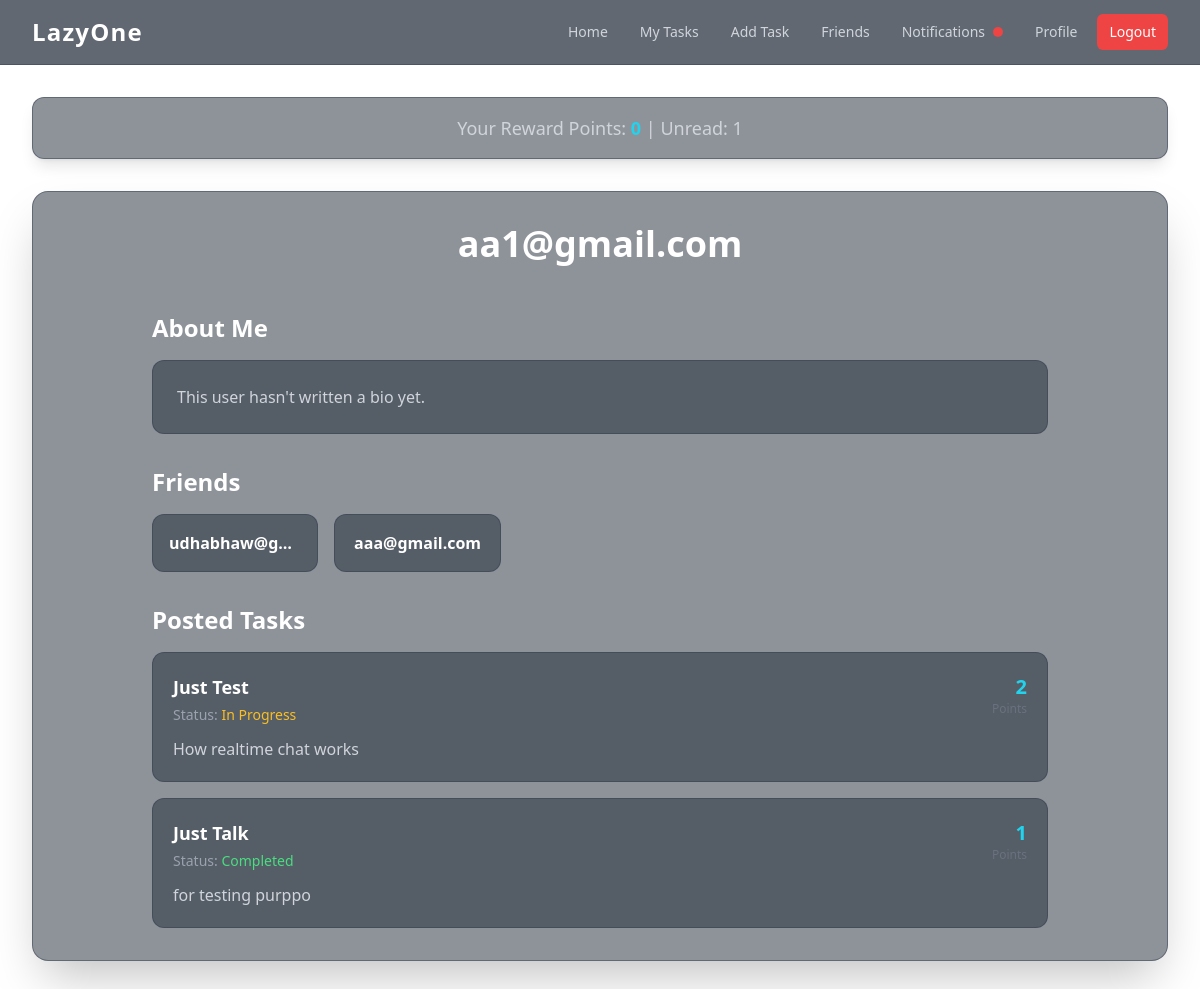
Screenshot of /user/7/ (signed in) with the database file from the repository.
### basic/models.py (models this page shows, shortened)
class UserProfile(models.Model):
    user = models.OneToOneField(User, on_delete=models.CASCADE)
    bio = models.CharField(max_length=300,blank=True)
    first_name = models.CharField(max_length=50, blank=True)
    last_name = models.CharField(max_length=50, blank=True)
    college = models.CharField(max_length=100, blank=True)
    room_no = models.CharField(max_length=20, blank=True)
    major = models.CharField(max_length=100, blank=True)
    hostel = models.CharField(max_length=100, blank=True)
    roll_no = models.CharField(max_length=100, blank=True)
    batch = models.IntegerField(default=2029)
    friends = models.ManyToManyField('self', blank=True)
    rewards = models.IntegerField(default=1500)
    phone_number = models.CharField(max_length=20, blank=True)
    is_phone_verified = models.BooleanField(default=False)
    instagram_username = models.CharField(max_length=100, blank=True)
    is_instagram_verified = models.BooleanField(default=False)
    firebase_uid = models.CharField(max_length=128, blank=True, null=True, unique=True)

class Task(models.Model):
    title = models.CharField(max_length=200)
    description = models.TextField()
    reward = models.PositiveIntegerField()
    posted_by = models.ForeignKey(User, on_delete=models.CASCADE, related_name='posted_tasks')
    created_at = models.DateTimeField(auto_now_add=True)
    is_taken = models.BooleanField(default=False)
    taken_by = models.ForeignKey(User, on_delete=models.SET_NULL, null=True, blank=True, related_name='taken_tasks')
    is_completed = models.BooleanField(default=False)

### basic/views/profile.py (the view)
# urls.py: path('user/<int:user_id>/', user_profile_view, name='user_profile'),
@login_required(login_url='/login/')
def user_profile_view(request, user_id):
    viewed_user = get_object_or_404(User, id=user_id)
    viewed_profile = get_object_or_404(UserProfile, user=viewed_user)
    posted_tasks = Task.objects.filter(posted_by=viewed_user).order_by('-created_at')
    user_friends = viewed_profile.friends.all()
    context = {
        'viewed_profile': viewed_profile,
        'posted_tasks': posted_tasks,
        'user_friends': user_friends
    }
    return render(request, 'user_profile.html', context)

### basic/context_processors.py (called while the page is built)
def firebase_keys(request):
    return {
        'FIREBASE_API_KEY': settings.FIREBASE_API_KEY,
        'FIREBASE_AUTH_DOMAIN': settings.FIREBASE_AUTH_DOMAIN,
        'FIREBASE_PROJECT_ID': settings.FIREBASE_PROJECT_ID,
        'FIREBASE_STORAGE_BUCKET': settings.FIREBASE_STORAGE_BUCKET,
        'FIREBASE_MESSAGING_SENDER_ID': settings.FIREBASE_MESSAGING_SENDER_ID,
        'FIREBASE_APP_ID': settings.FIREBASE_APP_ID,
    }

def unread_notifications_count(request):
    if request.user.is_authenticated:
        count = request.user.notifications.filter(is_read=False).count()
        return {'unread_notifications_count': count}
    return {'unread_notifications_count': 0}

### basic/templates/user_profile.html (shortened to what this page needs)
{% extends 'base.html' %}
{% block content %}
<div class="max-w-4xl mx-auto">
    <div class="text-center mb-12">
        <h1 class="text-4xl font-bold text-white">{{ viewed_profile.user.username }}</h1>
    </div>
    <div class="space-y-8">
        <div>
            <h2 class="text-2xl font-bold text-white mb-4">About Me</h2>
            <div class="bg-gray-800/50 border border-gray-700/50 rounded-xl p-6">
                <p class="text-gray-300">{{ viewed_profile.bio|default:"This user hasn't written a bio yet." }}</p>
            </div>
        </div>
        <div>
            <h2 class="text-2xl font-bold text-white mb-4">Friends</h2>
            <div class="grid grid-cols-2 sm:grid-cols-3 md:grid-cols-4 lg:grid-cols-5 gap-4">
                {% for friend_profile in user_friends %}
                    <a href="{% url 'user_profile' friend_profile.user.id %}" class="bg-gray-800/50 border border-gray-700/50 rounded-xl p-4 text-center hover:bg-gray-700/50 hover:border-cyan-500/50 transition-colors duration-200">
                        <p class="text-white font-semibold truncate">{{ friend_profile.user.username }}</p>
                    </a>
                {% empty %}
                    <div class="col-span-full bg-gray-800/50 border border-gray-700/50 rounded-xl p-8 text-center">
                        <p class="text-gray-400">This user has no friends yet.</p>
                    </div>
                {% endfor %}
            </div>
        </div>
        <div>
            <h2 class="text-2xl font-bold text-white mb-4">Posted Tasks</h2>
            <div class="space-y-4">
                {% for task in posted_tasks %}
                    <div class="bg-gray-800/50 border border-gray-700/50 rounded-xl p-5 transition-all duration-300 hover:shadow-cyan-500/20 hover:shadow-lg hover:border-cyan-500/50">
                        <div class="flex justify-between items-start">
                            <div>
                                <h3 class="text-lg font-bold text-white">{{ task.title }}</h3>
                                <p class="text-sm text-gray-400 mt-1">
                                    Status:
                                    {% if task.is_completed %}<span class="text-green-400">Completed</span>
                                    {% elif task.is_taken %}<span class="text-amber-400">In Progress</span>
                                    {% else %}<span class="text-cyan-400">Open</span>
                                    {% endif %}
                                </p>
                            </div>
                            <div class="text-right flex-shrink-0 ml-4">
                                <p class="text-xl font-semibold text-cyan-400">{{ task.reward }}</p>
                                <p class="text-xs text-gray-500">Points</p>
                            </div>
                        </div>
                        <p class="text-gray-300 mt-3">{{ task.description }}</p>
                    </div>
                {% empty %}
                    <div class="bg-gray-800/50 border border-gray-700/50 rounded-xl p-8 text-center">
                        <p class="text-gray-400">This user has not posted any tasks.</p>
                    </div>
                {% endfor %}
            </div>
        </div>
    </div>
</div>
{% endblock %}

### rows the page displays
UserProfile: user.username "aa1@gmail.com", bio "This user hasn't written a bio yet."
UserProfile: user.username "udhabhaw@g…"
UserProfile: user.username "aaa@gmail.com"
Task: title "Just Test", is_completed "In Progress", reward "2", description "How realtime chat works"
Task: title "Just Talk", is_completed "Completed", reward "1", description "for testing purppo"

### other values shown
{{ unread_notifications_count }} "1"
